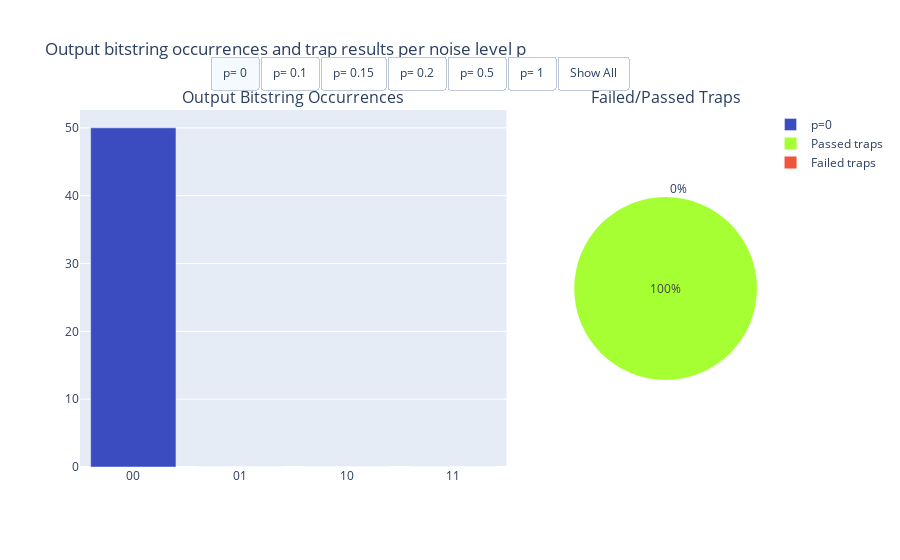

The code cell stored with this chart in its notebook:
### Markdown cell above
## Verification: do we accept these outcomes ?
### Displaying the proportion of failed traps

### Code cell
import plotly.graph_objects as go
from plotly.subplots import make_subplots


# Function to get color based on p value
def get_heatmap_color(p, colormap_name='coolwarm', vmin=0.1, vmax=1):
    colormap = cm.get_cmap(colormap_name)
    norm = LogNorm(vmin=vmin, vmax=vmax)  # Normalize p within [vmin, vmax]
    return to_hex(colormap(norm(p)))  # Convert to hex color for Plotly

# Initialize the figure with subplots
fig = make_subplots(
    rows=1, cols=2,
    column_widths=[0.7, 0.3],
    subplot_titles=("Output Bitstring Occurrences", "Failed/Passed Traps"),
    specs=[[{"type": "bar"}, {"type": "pie"}]]
)

# Store the p values in a list to access them by index in buttons
p_values = list(all_histograms.keys())

# Add bar charts and pie charts for different 'p' values
colors = ['#EF553B', '#a5ff33']  # Red for 'Failed traps', Green for 'Passed traps'

for _idx, (p, histogram) in enumerate(all_histograms.items()):
    frequencies = [histogram.get(outcome, 0) for outcome in all_outcomes]

    # Get colors for each bar based on the current p value
    bar_colors = [get_heatmap_color(p + 0.1) for _ in all_outcomes]

    # Bar chart
    fig.add_trace(
        go.Bar(
            x=all_outcomes,
            y=frequencies,
            name=f'p={p}',  # Legend label
            marker=dict(color=bar_colors),  # Apply custom colors
            visible=(p == p_values[0])  # Only the first p is visible by default
        ),
        row=1, col=1
    )

    # Pie chart
    failed_value = failed_traps_histograms.get(p, 0)  # Fetch failed traps for current p
    fig.add_trace(
        go.Pie(
            labels=['Failed traps', 'Passed traps'],
            values=[failed_value, 1 - failed_value],
            marker=dict(colors=colors),
            name=f'p={p}',
            visible=(p == p_values[0])
        ),
        row=1, col=2
    )

# Update layout with buttons
fig.update_layout(
    title="Output bitstring occurrences and trap results per noise level p",
    updatemenus=[
        {
            'type': 'buttons',
            'direction': 'right',
            'x': 0.5,
            'y': 1.15,
            'xanchor': 'center',
            'buttons': [
                {
                    'label': f'p= {key}',
                    'method': 'update',
                    'args': [{'visible': [(i // 2 == idx) for i in range(2 * len(all_histograms))]}]
                }
                for idx, key in enumerate(all_histograms)
            ] + [
                {
                    'label': 'Show All',
                    'method': 'update',
                    'args': [{'visible': [True] * (2 * len(all_histograms))}]
                }
            ]
        }
    ]
)

fig.show()

### Figure 1 — Plotly figure (JSON) as saved in the notebook; plotly's stock layout.template omitted (floating-point values rounded to 4 significant figures)
{"data": [{"marker": {"color": ["#3b4cc0", "#3b4cc0", "#3b4cc0", "#3b4cc0"]}, "name": "p=0", "type": "bar", "visible": true, "x": ["00", "01", "10", "11"], "xaxis": "x", "y": [50, 0, 0, 0], "yaxis": "y"}, {"domain": {"x": [0.73, 1], "y": [0, 1]}, "labels": ["Failed traps", "Passed traps"], "marker": {"colors": ["#EF553B", "#a5ff33"]}, "name": "p=0", "type": "pie", "values": [0, 1], "visible": true}, {"marker": {"color": ["#9fbfff", "#9fbfff", "#9fbfff", "#9fbfff"]}, "name": "p=0.1", "type": "bar", "visible": false, "x": ["00", "01", "10", "11"], "xaxis": "x", "y": [40, 6, 3, 1], "yaxis": "y"}, {"domain": {"x": [0.73, 1], "y": [0, 1]}, "labels": ["Failed traps", "Passed traps"], "marker": {"colors": ["#EF553B", "#a5ff33"]}, "name": "p=0.1", "type": "pie", "values": [0.28, 0.72], "visible": false}, {"marker": {"color": ["#bfd3f6", "#bfd3f6", "#bfd3f6", "#bfd3f6"]}, "name": "p=0.15", "type": "bar", "visible": false, "x": ["00", "01", "10", "11"], "xaxis": "x", "y": [27, 10, 7, 6], "yaxis": "y"}, {"domain": {"x": [0.73, 1], "y": [0, 1]}, "labels": ["Failed traps", "Passed traps"], "marker": {"colors": ["#EF553B", "#a5ff33"]}, "name": "p=0.15", "type": "pie", "values": [0.34, 0.66], "visible": false}, {"marker": {"color": ["#d7dce3", "#d7dce3", "#d7dce3", "#d7dce3"]}, "name": "p=0.2", "type": "bar", "visible": false, "x": ["00", "01", "10", "11"], "xaxis": "x", "y": [24, 10, 10, 6], "yaxis": "y"}, {"domain": {"x": [0.73, 1], "y": [0, 1]}, "labels": ["Failed traps", "Passed traps"], "marker": {"colors": ["#EF553B", "#a5ff33"]}, "name": "p=0.2", "type": "pie", "values": [0.58, 0.42], "visible": false}, {"marker": {"color": ["#f18d6f", "#f18d6f", "#f18d6f", "#f18d6f"]}, "name": "p=0.5", "type": "bar", "visible": false, "x": ["00", "01", "10", "11"], "xaxis": "x", "y": [12, 12, 14, 12], "yaxis": "y"}, {"domain": {"x": [0.73, 1], "y": [0, 1]}, "labels": ["Failed traps", "Passed traps"], "marker": {"colors": ["#EF553B", "#a5ff33"]}, "name": "p=0.5", "type": "pie", "values": [0.78, 0.22], "visible": false}, {"marker": {"color": ["#b40426", "#b40426", "#b40426", "#b40426"]}, "name": "p=1", "type": "bar", "visible": false, "x": ["00", "01", "10", "11"], "xaxis": "x", "y": [19, 11, 13, 7], "yaxis": "y"}, {"domain": {"x": [0.73, 1], "y": [0, 1]}, "labels": ["Failed traps", "Passed traps"], "marker": {"colors": ["#EF553B", "#a5ff33"]}, "name": "p=1", "type": "pie", "values": [0.84, 0.16], "visible": false}], "layout": {"annotations": [{"font": {"size": 16}, "showarrow": false, "text": "Output Bitstring Occurrences", "x": 0.315, "xanchor": "center", "xref": "paper", "y": 1, "yanchor": "bottom", "yref": "paper"}, {"font": {"size": 16}, "showarrow": false, "text": "Failed/Passed Traps", "x": 0.865, "xanchor": "center", "xref": "paper", "y": 1, "yanchor": "bottom", "yref": "paper"}], "title": {"text": "Output bitstring occurrences and trap results per noise level p"}, "updatemenus": [{"buttons": [{"args": [{"visible": [true, true, false, false, false, false, false, false, false, false, false, false]}], "label": "p= 0", "method": "update"}, {"args": [{"visible": [false, false, true, true, false, false, false, false, false, false, false, false]}], "label": "p= 0.1", "method": "update"}, {"args": [{"visible": [false, false, false, false, true, true, false, false, false, false, false, false]}], "label": "p= 0.15", "method": "update"}, {"args": [{"visible": [false, false, false, false, false, false, true, true, false, false, false, false]}], "label": "p= 0.2", "method": "update"}, {"args": [{"visible": [false, false, false, false, false, false, false, false, true, true, false, false]}], "label": "p= 0.5", "method": "update"}, {"args": [{"visible": [false, false, false, false, false, false, false, false, false, false, true, true]}], "label": "p= 1", "method": "update"}, {"args": [{"visible": [true, true, true, true, true, true, true, true, true, true, true, true]}], "label": "Show All", "method": "update"}], "direction": "right", "type": "buttons", "x": 0.5, "xanchor": "center", "y": 1.15}], "xaxis": {"anchor": "y", "domain": [0, 0.63]}, "yaxis": {"anchor": "x", "domain": [0, 1]}}}
